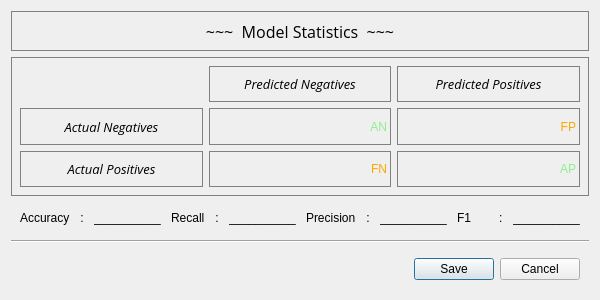
<?xml version="1.0" encoding="UTF-8"?>
<ui version="4.0">
 <class>mainwindow</class>
 <widget class="QDialog" name="mainwindow">
  <property name="geometry">
   <rect>
    <x>0</x>
    <y>0</y>
    <width>600</width>
    <height>300</height>
   </rect>
  </property>
  <property name="sizePolicy">
   <sizepolicy hsizetype="Fixed" vsizetype="Fixed">
    <horstretch>0</horstretch>
    <verstretch>0</verstretch>
   </sizepolicy>
  </property>
  <property name="minimumSize">
   <size>
    <width>600</width>
    <height>300</height>
   </size>
  </property>
  <property name="maximumSize">
   <size>
    <width>600</width>
    <height>300</height>
   </size>
  </property>
  <property name="sizeIncrement">
   <size>
    <width>0</width>
    <height>0</height>
   </size>
  </property>
  <property name="windowTitle">
   <string>AI Statistics Window</string>
  </property>
  <property name="styleSheet">
   <string notr="true"/>
  </property>
  <layout class="QVBoxLayout" name="verticalLayout">
   <item>
    <widget class="QLabel" name="model_lab">
     <property name="sizePolicy">
      <sizepolicy hsizetype="Expanding" vsizetype="Fixed">
       <horstretch>0</horstretch>
       <verstretch>0</verstretch>
      </sizepolicy>
     </property>
     <property name="minimumSize">
      <size>
       <width>0</width>
       <height>40</height>
      </size>
     </property>
     <property name="font">
      <font>
       <family>Open Sans</family>
       <pointsize>12</pointsize>
       <italic>false</italic>
       <bold>false</bold>
      </font>
     </property>
     <property name="styleSheet">
      <string notr="true">border: 1px solid grey;</string>
     </property>
     <property name="frameShape">
      <enum>QFrame::Shape::NoFrame</enum>
     </property>
     <property name="text">
      <string>~~~  Model Statistics  ~~~</string>
     </property>
     <property name="alignment">
      <set>Qt::AlignmentFlag::AlignCenter</set>
     </property>
    </widget>
   </item>
   <item>
    <widget class="QWidget" name="table" native="true">
     <property name="styleSheet">
      <string notr="true">border: 1px solid grey;</string>
     </property>
     <layout class="QGridLayout" name="gridLayout">
      <item row="0" column="1">
       <widget class="QLabel" name="pn_lab">
        <property name="minimumSize">
         <size>
          <width>150</width>
          <height>0</height>
         </size>
        </property>
        <property name="font">
         <font>
          <family>Open Sans</family>
          <pointsize>10</pointsize>
          <italic>true</italic>
         </font>
        </property>
        <property name="text">
         <string>Predicted Negatives</string>
        </property>
        <property name="alignment">
         <set>Qt::AlignmentFlag::AlignCenter</set>
        </property>
       </widget>
      </item>
      <item row="0" column="2">
       <widget class="QLabel" name="pp_lab">
        <property name="minimumSize">
         <size>
          <width>150</width>
          <height>0</height>
         </size>
        </property>
        <property name="font">
         <font>
          <family>Open Sans</family>
          <pointsize>10</pointsize>
          <italic>true</italic>
         </font>
        </property>
        <property name="text">
         <string>Predicted Positives</string>
        </property>
        <property name="alignment">
         <set>Qt::AlignmentFlag::AlignCenter</set>
        </property>
       </widget>
      </item>
      <item row="1" column="0">
       <widget class="QLabel" name="an_lab">
        <property name="minimumSize">
         <size>
          <width>150</width>
          <height>0</height>
         </size>
        </property>
        <property name="font">
         <font>
          <family>Open Sans</family>
          <pointsize>10</pointsize>
          <italic>true</italic>
         </font>
        </property>
        <property name="text">
         <string>Actual Negatives</string>
        </property>
        <property name="alignment">
         <set>Qt::AlignmentFlag::AlignCenter</set>
        </property>
       </widget>
      </item>
      <item row="2" column="0">
       <widget class="QLabel" name="ap_lab">
        <property name="minimumSize">
         <size>
          <width>150</width>
          <height>0</height>
         </size>
        </property>
        <property name="font">
         <font>
          <family>Open Sans</family>
          <pointsize>10</pointsize>
          <italic>true</italic>
         </font>
        </property>
        <property name="text">
         <string>Actual Positives</string>
        </property>
        <property name="alignment">
         <set>Qt::AlignmentFlag::AlignCenter</set>
        </property>
       </widget>
      </item>
      <item row="1" column="1">
       <widget class="QLabel" name="an_stat">
        <property name="styleSheet">
         <string notr="true">color: lightgreen;</string>
        </property>
        <property name="text">
         <string>AN</string>
        </property>
        <property name="alignment">
         <set>Qt::AlignmentFlag::AlignRight|Qt::AlignmentFlag::AlignTrailing|Qt::AlignmentFlag::AlignVCenter</set>
        </property>
       </widget>
      </item>
      <item row="1" column="2">
       <widget class="QLabel" name="fp_stat">
        <property name="styleSheet">
         <string notr="true">color: orange;</string>
        </property>
        <property name="text">
         <string>FP</string>
        </property>
        <property name="alignment">
         <set>Qt::AlignmentFlag::AlignRight|Qt::AlignmentFlag::AlignTrailing|Qt::AlignmentFlag::AlignVCenter</set>
        </property>
       </widget>
      </item>
      <item row="2" column="1">
       <widget class="QLabel" name="fn_stat">
        <property name="styleSheet">
         <string notr="true">color: orange;</string>
        </property>
        <property name="text">
         <string>FN</string>
        </property>
        <property name="alignment">
         <set>Qt::AlignmentFlag::AlignRight|Qt::AlignmentFlag::AlignTrailing|Qt::AlignmentFlag::AlignVCenter</set>
        </property>
       </widget>
      </item>
      <item row="2" column="2">
       <widget class="QLabel" name="ap_stat">
        <property name="styleSheet">
         <string notr="true">color: lightgreen;</string>
        </property>
        <property name="text">
         <string>AP</string>
        </property>
        <property name="alignment">
         <set>Qt::AlignmentFlag::AlignRight|Qt::AlignmentFlag::AlignTrailing|Qt::AlignmentFlag::AlignVCenter</set>
        </property>
       </widget>
      </item>
      <item row="0" column="0">
       <spacer name="filler">
        <property name="orientation">
         <enum>Qt::Orientation::Horizontal</enum>
        </property>
        <property name="sizeType">
         <enum>QSizePolicy::Policy::Fixed</enum>
        </property>
        <property name="sizeHint" stdset="0">
         <size>
          <width>40</width>
          <height>20</height>
         </size>
        </property>
       </spacer>
      </item>
     </layout>
    </widget>
   </item>
   <item>
    <widget class="QWidget" name="precision_box" native="true">
     <property name="sizePolicy">
      <sizepolicy hsizetype="Preferred" vsizetype="Fixed">
       <horstretch>0</horstretch>
       <verstretch>0</verstretch>
      </sizepolicy>
     </property>
     <property name="styleSheet">
      <string notr="true"/>
     </property>
     <layout class="QHBoxLayout" name="precision">
      <property name="spacing">
       <number>10</number>
      </property>
      <item>
       <widget class="QLabel" name="acc_lab">
        <property name="sizePolicy">
         <sizepolicy hsizetype="Preferred" vsizetype="Preferred">
          <horstretch>0</horstretch>
          <verstretch>0</verstretch>
         </sizepolicy>
        </property>
        <property name="styleSheet">
         <string notr="true"/>
        </property>
        <property name="text">
         <string>Accuracy</string>
        </property>
        <property name="alignment">
         <set>Qt::AlignmentFlag::AlignLeading|Qt::AlignmentFlag::AlignLeft|Qt::AlignmentFlag::AlignVCenter</set>
        </property>
       </widget>
      </item>
      <item>
       <widget class="QLabel" name="col_1">
        <property name="sizePolicy">
         <sizepolicy hsizetype="Fixed" vsizetype="Preferred">
          <horstretch>0</horstretch>
          <verstretch>0</verstretch>
         </sizepolicy>
        </property>
        <property name="styleSheet">
         <string notr="true"/>
        </property>
        <property name="text">
         <string>:</string>
        </property>
        <property name="alignment">
         <set>Qt::AlignmentFlag::AlignCenter</set>
        </property>
       </widget>
      </item>
      <item>
       <widget class="QLabel" name="acc_show">
        <property name="styleSheet">
         <string notr="true"/>
        </property>
        <property name="text">
         <string>__________</string>
        </property>
       </widget>
      </item>
      <item>
       <widget class="QLabel" name="recall_lab">
        <property name="styleSheet">
         <string notr="true"/>
        </property>
        <property name="text">
         <string>Recall</string>
        </property>
       </widget>
      </item>
      <item>
       <widget class="QLabel" name="col_2">
        <property name="sizePolicy">
         <sizepolicy hsizetype="Fixed" vsizetype="Preferred">
          <horstretch>0</horstretch>
          <verstretch>0</verstretch>
         </sizepolicy>
        </property>
        <property name="styleSheet">
         <string notr="true"/>
        </property>
        <property name="text">
         <string>:</string>
        </property>
        <property name="alignment">
         <set>Qt::AlignmentFlag::AlignCenter</set>
        </property>
       </widget>
      </item>
      <item>
       <widget class="QLabel" name="recall_show">
        <property name="styleSheet">
         <string notr="true"/>
        </property>
        <property name="text">
         <string>__________</string>
        </property>
       </widget>
      </item>
      <item>
       <widget class="QLabel" name="pre_lab">
        <property name="styleSheet">
         <string notr="true"/>
        </property>
        <property name="text">
         <string>Precision</string>
        </property>
       </widget>
      </item>
      <item>
       <widget class="QLabel" name="col_3">
        <property name="sizePolicy">
         <sizepolicy hsizetype="Fixed" vsizetype="Preferred">
          <horstretch>0</horstretch>
          <verstretch>0</verstretch>
         </sizepolicy>
        </property>
        <property name="styleSheet">
         <string notr="true"/>
        </property>
        <property name="text">
         <string>:</string>
        </property>
        <property name="alignment">
         <set>Qt::AlignmentFlag::AlignCenter</set>
        </property>
       </widget>
      </item>
      <item>
       <widget class="QLabel" name="prec_show">
        <property name="styleSheet">
         <string notr="true"/>
        </property>
        <property name="text">
         <string>__________</string>
        </property>
       </widget>
      </item>
      <item>
       <widget class="QLabel" name="f1_lab">
        <property name="text">
         <string>F1</string>
        </property>
       </widget>
      </item>
      <item>
       <widget class="QLabel" name="col_4">
        <property name="sizePolicy">
         <sizepolicy hsizetype="Fixed" vsizetype="Preferred">
          <horstretch>0</horstretch>
          <verstretch>0</verstretch>
         </sizepolicy>
        </property>
        <property name="text">
         <string>:</string>
        </property>
       </widget>
      </item>
      <item>
       <widget class="QLabel" name="f1_show">
        <property name="text">
         <string>__________</string>
        </property>
       </widget>
      </item>
     </layout>
    </widget>
   </item>
   <item>
    <widget class="Line" name="line">
     <property name="orientation">
      <enum>Qt::Orientation::Horizontal</enum>
     </property>
    </widget>
   </item>
   <item>
    <widget class="QWidget" name="horizontalWidget" native="true">
     <property name="sizePolicy">
      <sizepolicy hsizetype="Preferred" vsizetype="Fixed">
       <horstretch>0</horstretch>
       <verstretch>0</verstretch>
      </sizepolicy>
     </property>
     <layout class="QHBoxLayout" name="horizontalLayout">
      <item>
       <spacer name="spacer">
        <property name="orientation">
         <enum>Qt::Orientation::Horizontal</enum>
        </property>
        <property name="sizeHint" stdset="0">
         <size>
          <width>40</width>
          <height>20</height>
         </size>
        </property>
       </spacer>
      </item>
      <item>
       <widget class="QPushButton" name="save">
        <property name="text">
         <string>Save</string>
        </property>
       </widget>
      </item>
      <item>
       <widget class="QPushButton" name="cancel">
        <property name="text">
         <string>Cancel</string>
        </property>
       </widget>
      </item>
     </layout>
    </widget>
   </item>
  </layout>
 </widget>
 <resources/>
 <connections/>
</ui>
